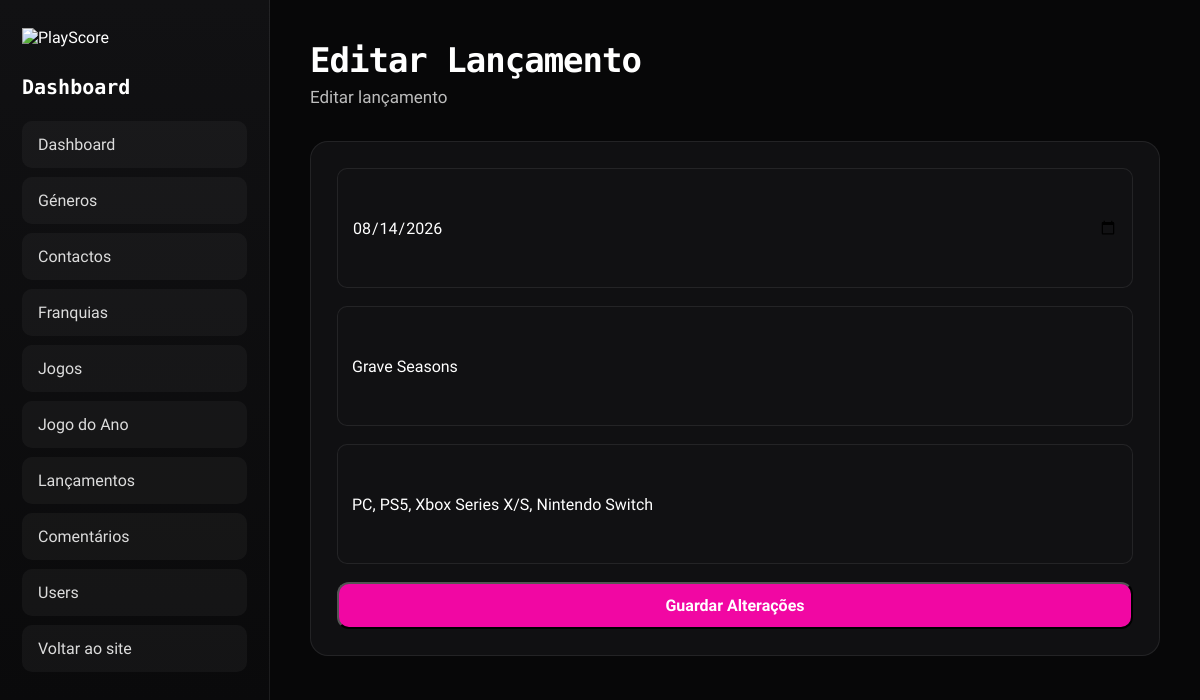
Page /Site/admin/dashboard_editar_lancamento.php?id=19 (signed in) on the committed database.
### tables this page shows
CREATE TABLE IF NOT EXISTS `lancamentos` (
  `id_lancamento` int NOT NULL AUTO_INCREMENT,
  `data` date DEFAULT NULL,
  `nome` varchar(100) DEFAULT NULL,
  `plataformas` varchar(150) DEFAULT NULL,
  PRIMARY KEY (`id_lancamento`)
);

### Site/admin/dashboard_editar_lancamento.php (the view, shortened to what this page needs)
<?php
include "../conexao.php";
$id = (int) $_GET["id"];
$sql = "SELECT * FROM lancamentos WHERE id_lancamento = $id";
$resultado = mysqli_query($conn, $sql);
$lancamento = mysqli_fetch_assoc($resultado);
?>
<!DOCTYPE html>
<html lang="pt">
<head>
    <link rel="stylesheet" href="../css/backoffice.css">
</head>
<body>
    <div class="backoffice">
        <aside class="sidebar">
            <div class="sidebar-logo">
                <img src="../logo/Logo.png" alt="PlayScore">
            </div>
            <h2>Dashboard</h2>
            <a href="dashboard.php">Dashboard</a>
            <nav class="sidebar-menu">
                <a href="dashboard_generos.php">Géneros</a>
                <a href="dashboard_contactos.php">Contactos</a>
                <a href="dashboard_franquia.php">Franquias</a>
                <a href="dashboard_jogos.php">Jogos</a>
                <a href="dashboard_jogoano.php">Jogo do Ano</a>
                <a href="dashboard_lancamento.php">Lançamentos</a>
                <a href="dashboard_comentarios.php">Comentários</a>
                <a href="dashboard_users.php">Users</a>
            </nav>
            <a href="../index.php" class="back-site">Voltar ao site</a>
        </aside>
        <main class="main-content">
            <div class="topbar">
                <div>
                    <h1>Editar Lançamento</h1>
                    <p>Editar lançamento</p>
                </div>
            </div>
            <section class="table-card">
                <form method="POST" class="add-form">
                    <input type="date"
                        name="data"
                        value="<?php echo htmlspecialchars($lancamento["data"]); ?>"
                        required>
                    <input type="text"
                        name="nome"
                        value="<?php echo htmlspecialchars($lancamento["nome"]); ?>"
                        placeholder="Nome do lançamento"
                        required>
                    <input type="text"
                        name="plataformas"
                        value="<?php echo htmlspecialchars($lancamento["plataformas"]); ?>"
                        placeholder="Plataformas">
                    <button type="submit" name="guardar" class="add-btn">
                        Guardar Alterações
                    </button>
                </form>
            </section>
        </main>
    </div>
</body>
</html>

### Site/css/backoffice.css (style rules this page uses)
* { margin: 0; padding: 0; box-sizing: border-box; }
body { background: #070708; color: white; font-family: 'Abel', sans-serif; }
.backoffice { display: flex; min-height: 100vh; }
.sidebar { width: 270px; background: linear-gradient(180deg, #111113, #09090a); padding: 28px 22px; border-right: 1px solid rgba(255,255,255,0.08); }
.sidebar-logo img { width: 150px; margin-bottom: 28px; }
.sidebar h2 { font-family: 'Kode Mono', monospace; font-size: 20px; margin-bottom: 22px; color: #ffffff; }
.sidebar a { display: block; color: #dcdcdc; text-decoration: none; padding: 13px 15px; margin-bottom: 9px; border-radius: 10px; background: rgba(255,255,255,0.04); border: 1px solid transparent; transition: 0.2s ease; }
.main-content { flex: 1; padding: 40px; }
.topbar { display: flex; justify-content: space-between; align-items: center; margin-bottom: 34px; }
.topbar h1 { font-family: 'Kode Mono', monospace; font-size: 34px; letter-spacing: -1px; }
.topbar p { color: #bdbdbd; margin-top: 7px; font-size: 17px; }
.table-card { background: rgba(17,17,19,0.95); border-radius: 18px; padding: 26px; border: 1px solid rgba(255,255,255,0.08); overflow-x: auto; }
.add-form { display: flex; flex-direction: column; gap: 18px; }
.add-form input, .add-form select, .add-form textarea { background: #111113; border: 1px solid rgba(255, 255, 255, 0.08); padding: 14px; border-radius: 10px; color: white; font-family: 'Abel', sans-serif; font-size: 16px; resize: vertical; min-height: 120px; }
.add-btn { background-color: #f107a3; color: white; text-decoration: none; padding: 12px 22px; border-radius: 12px; font-family: 'Abel', sans-serif; font-size: 16px; font-weight: 600; display: inline-flex; align-items: center; justify-content: center; gap: 8px; transition: transform 0.2s ease, box-shadow 0.2s ease, opacity 0.2s ease; }

### rows in the picture
lancamentos: data "08/14/2026", nome "Grave Seasons", plataformas "PC, PS5, Xbox Series X/S, Nintendo Switch"
